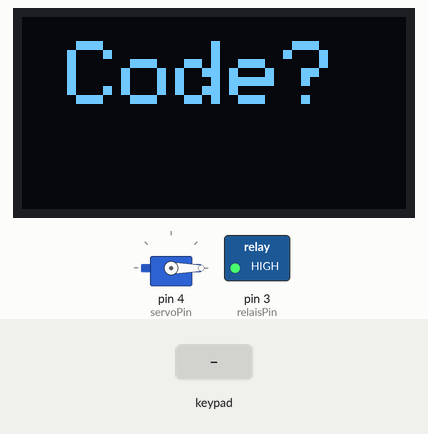
This program was run on a simulated Arduino Uno, built with avr-gcc and run on an emulated ATmega328P. Parts: servo, 128×64 one-colour display, switched loads named in the program (green lamp = pin HIGH). Inputs (shaded band) come from the test bench. At 4.6 s the program stops and its outputs stay as they are.

Above: at 1.2 s.
1.3 s: keypad keys 1 2 1 1 1 0 9 pressed 0.4 s apart
At 1.53 s:
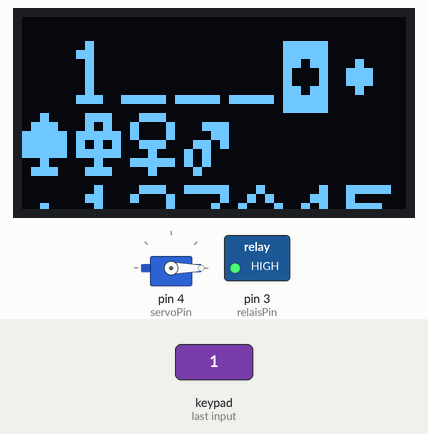
At 3.8 s:
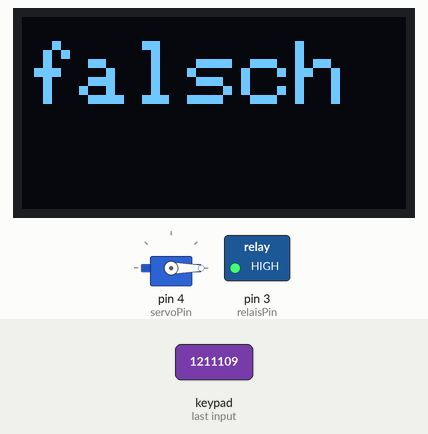
Timing chart, 0 to 6.1 s (numbered marks = the images above; inputs shaded):
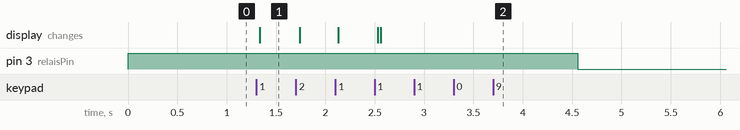

The program:

main.cpp
```cpp
#include <Arduino.h>
#include <EEPROM.h>
#include <Adafruit_SSD1306.h>
#include <Wire.h>
#include <Keypad.h>
#include <Servo.h>

//Variablendeklarationen
const byte relaisPin = 3;
const byte servoPin = 4;
const int ausschaltzeit = 30000; //Automatische Abschaltung nach 30 000 ms (=30 s) ohne Tastendruck
const byte zeilenzahl = 4;        //Zeilenzahl des Tastenfeldes
const byte spaltenzahl = 4;       //Spaltenzahl des Tastenfeldes
char tasten [zeilenzahl][spaltenzahl] = { //Array stellt Zuordnung der Tasten zu Symbolen dar
  {'1', '2', '3', 'A'},
  {'4', '5', '6', 'B'},
  {'7', '8', '9', 'C'},
  {'*', '0', '#', 'D'},
};
byte zeilenPins [zeilenzahl] = {12, 11, 10, 9}; //Tastatur-Instanz wird
byte spaltenPins [spaltenzahl] = {8, 7, 6, 5};  //mit den Pin-Nummern und
Keypad tastatur = Keypad(makeKeymap(tasten),    //den Tastenwerten verknuepft
zeilenPins, spaltenPins, zeilenzahl, spaltenzahl);

char code [4];                          //4-Byte-Array speichert den Code
char eingabe[4] = {'_', '_', '_', '_'}; //4-Byte-Array speichert die Eingabe
byte cursor = 0;                        //Cursor (Eingabemarke)
boolean codeSetzen = false;             //ist wahr, wenn gerade eine neuer Code programmiert wird
unsigned long autoAus;
const byte schliessposition = 0;        //Schliessposition des Servos. Hier 0 Grad

//Instanzierungen
Servo servomotor;
Adafruit_SSD1306 display(1); //Die Instanz display erwartet zwingend einen Wert. Wert willkuerlich gewaehlt


//Funktionsdeklarationen
void code_eingeben();

void setup() {
  servomotor.attach(servoPin);        //Verbindet unseren servomotor an servoPin (Pin 4). Initialisierung
  servomotor.write(schliessposition); //Servomotor faehrt auf Schliessposition

  pinMode(relaisPin, OUTPUT);
  digitalWrite(relaisPin, HIGH);

  //for(byte i = 0; i<4; i++)         //Bei der ersten Benutzung des Tresors wird ein anderer Wert in die
    //EEPROM.write(i, '0');           //EEPROM-Speicherzellen geschrieben. Nur so kann er oeffnen.
                                      //Das Einstellen eines neuen Codes ist erst nach dem Oeffnen moeglich
                                      //Es reicht, die Kommentarzeichen am Zeilenanfang zu entfernen, den
                                      //Sketch hochzuladen und einmal laufen lassen. Anschliessend werden
                                      //die Kommentarzeichen gesetzt und der Sketch erneut hochgeladen
  for(byte i = 0; i<4; i++) {
    code[i] = EEPROM.read(i);         //Code aus Speicher lesen
  }

  display.begin(SSD1306_SWITCHCAPVCC, 60);  //Display-Verbindung initialisieren (mit Standard-I2C-Adresse 60)
  display.clearDisplay();                   //Display loeschen
  display.setTextSize(3);                   //Textgroesse setzen
  display.setTextColor(WHITE);              //Textfarbe setzen
  display.setCursor(15,8);                  //Einfuegmarke an Position setzen
  display.print("Code?");                   //Text eingefuegt
  display.display();                        //Displayausgabe

  autoAus = millis() + ausschaltzeit;

}

void loop() {
  code_eingeben();
}

//Funktionsdefinitionen
void code_eingeben() {
  char taste = tastatur.getKey();         //Tastenabfrage
  if (taste) {                            //Falls Taste gedrueckt,
    autoAus = millis() + ausschaltzeit;   //dann Ausschaltcountdown zuruecksetzen

    if(taste == '#') {                    //Falls '#' gedrueckt
      digitalWrite(relaisPin, LOW);       //Abschalten --> Relaiskontakt abfallen lassen
      while (1);                          //Programm festhalten, bis die Batterie getrennt ist. (Programmende)
    }

    if(cursor < 4) {                      //Falls Cursor noch nicht an der Endposition
      if(taste == '*') {                  //Taste '*' loescht das letzte Zeichen...
        if(cursor) {cursor--;}            //...dazu Rueckschritt des Cursors
        eingabe[cursor] = '_';
      }
      else {                              //Andere Eingaben ausser * und # werden im eingabe-Array gespeichert
        eingabe[cursor++] = taste;
      }

      display.clearDisplay();
      display.setTextSize(3);
      display.setCursor(15,8);
      display.print(eingabe);             //aktuelles Eingabearray wird angezeigt
      display.display();
    }

    if(cursor == 4) {                 //Fall, wenn alle Ziffern eingegeben wurden:
      if(codeSetzen) {                //Falls Eingabecode als neuer Schliesscode gespeichert werden soll,
        EEPROM.write(0, eingabe[0]);  //wird der Code in EEPROM gespeichert
        EEPROM.write(1, eingabe[1]);
        EEPROM.write(2, eingabe[2]);
        EEPROM.write(3, eingabe[3]);

        display.clearDisplay();
        display.setTextSize(3);
        display.setCursor(20,8);
        display.print("Ok!");
        display.display();
        delay(2000);
        digitalWrite(relaisPin, LOW); //Abschalten
        while(1);
      }

      if(eingabe[0] == code[0] && eingabe[1] == code[1]       //Falls codeSetzen nicht aktiv, Eingabe gilt
        && eingabe[2] == code[2] && eingabe[3] == code[3]) {  //als Oeffnungsversuch und wird mit dem gespeicherten
          display.clearDisplay();                             //Code verglichen
          display.setTextSize(3);
          display.setCursor(1,8);
          display.print("korrekt");
          display.display();

          servomotor.write(45);                //Servo oeffnet
        }
        else {
          display.clearDisplay();
          display.setTextSize(3);
          display.setCursor(1,8);
          display.print("falsch");
          display.display();
          delay(2000);
          digitalWrite(relaisPin, LOW);      //Abschalten
          while(1);
        }
        if(taste == '*') {                   //druecken von * nach korrekter Eingabe
          display.clearDisplay();
          display.setTextSize(2);
          display.setTextColor(WHITE);
          display.setCursor(0,1);
          display.print("Neuer Code?");
          display.display();

          for(byte i = 0; i<4; i++) {       //eingabe-Array zuruecksetzen ('x' als Platzhalter)
            eingabe[i] = 'x';
          }
          cursor = 0;
          codeSetzen = 1;
        }
    }
  }

  if(millis() > autoAus) {
    digitalWrite(relaisPin, LOW);
    while(1);
  }
}
```

Measured:
- after the input at 1.3 s, pin 3 (relaisPin): HIGH → LOW after 3.3 s; the display: changes at once (image 1)
